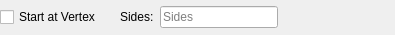
<?xml version="1.0" encoding="UTF-8"?>
<ui version="4.0">
 <class>Form</class>
 <widget class="QWidget" name="Form">
  <property name="windowModality">
   <enum>Qt::WindowModality::NonModal</enum>
  </property>
  <property name="geometry">
   <rect>
    <x>0</x>
    <y>0</y>
    <width>395</width>
    <height>35</height>
   </rect>
  </property>
  <property name="sizePolicy">
   <sizepolicy hsizetype="Fixed" vsizetype="Fixed">
    <horstretch>0</horstretch>
    <verstretch>0</verstretch>
   </sizepolicy>
  </property>
  <property name="minimumSize">
   <size>
    <width>0</width>
    <height>35</height>
   </size>
  </property>
  <property name="maximumSize">
   <size>
    <width>16777215</width>
    <height>35</height>
   </size>
  </property>
  <property name="windowTitle">
   <string>Form</string>
  </property>
  <layout class="QHBoxLayout" name="horizontalLayout_2">
   <property name="spacing">
    <number>0</number>
   </property>
   <property name="leftMargin">
    <number>0</number>
   </property>
   <property name="topMargin">
    <number>0</number>
   </property>
   <property name="rightMargin">
    <number>0</number>
   </property>
   <property name="bottomMargin">
    <number>0</number>
   </property>
   <item>
    <layout class="QHBoxLayout" name="horizontalLayout">
     <item>
      <widget class="QCheckBox" name="chkInscribed">
       <property name="text">
        <string>Start at Vertex</string>
       </property>
      </widget>
     </item>
     <item>
      <spacer name="horizontalSpacer_2">
       <property name="orientation">
        <enum>Qt::Orientation::Horizontal</enum>
       </property>
       <property name="sizeType">
        <enum>QSizePolicy::Policy::Fixed</enum>
       </property>
       <property name="sizeHint" stdset="0">
        <size>
         <width>19</width>
         <height>20</height>
        </size>
       </property>
      </spacer>
     </item>
     <item>
      <widget class="QLabel" name="label">
       <property name="sizePolicy">
        <sizepolicy hsizetype="Minimum" vsizetype="Fixed">
         <horstretch>0</horstretch>
         <verstretch>0</verstretch>
        </sizepolicy>
       </property>
       <property name="text">
        <string>Sides:  </string>
       </property>
      </widget>
     </item>
     <item>
      <widget class="QLineEdit" name="txtSides">
       <property name="toolTip">
        <string>Number of Sides</string>
       </property>
       <property name="placeholderText">
        <string>Sides</string>
       </property>
      </widget>
     </item>
     <item>
      <spacer name="horizontalSpacer">
       <property name="orientation">
        <enum>Qt::Orientation::Horizontal</enum>
       </property>
       <property name="sizeHint" stdset="0">
        <size>
         <width>40</width>
         <height>20</height>
        </size>
       </property>
      </spacer>
     </item>
    </layout>
   </item>
  </layout>
 </widget>
 <resources/>
 <connections/>
</ui>
